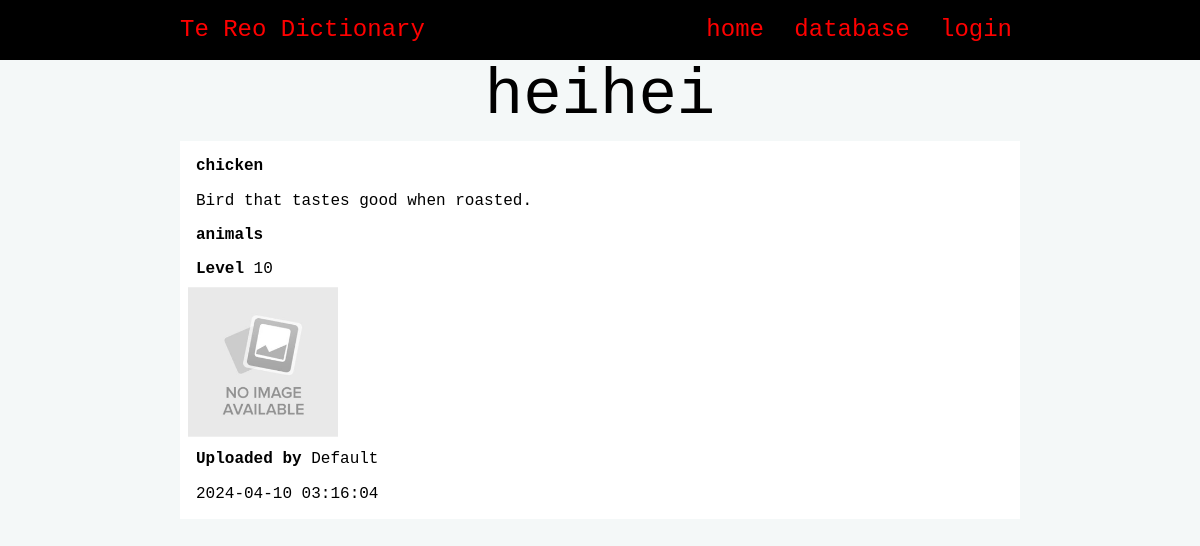
/entry/41, run on an earlier commit of the app's database.
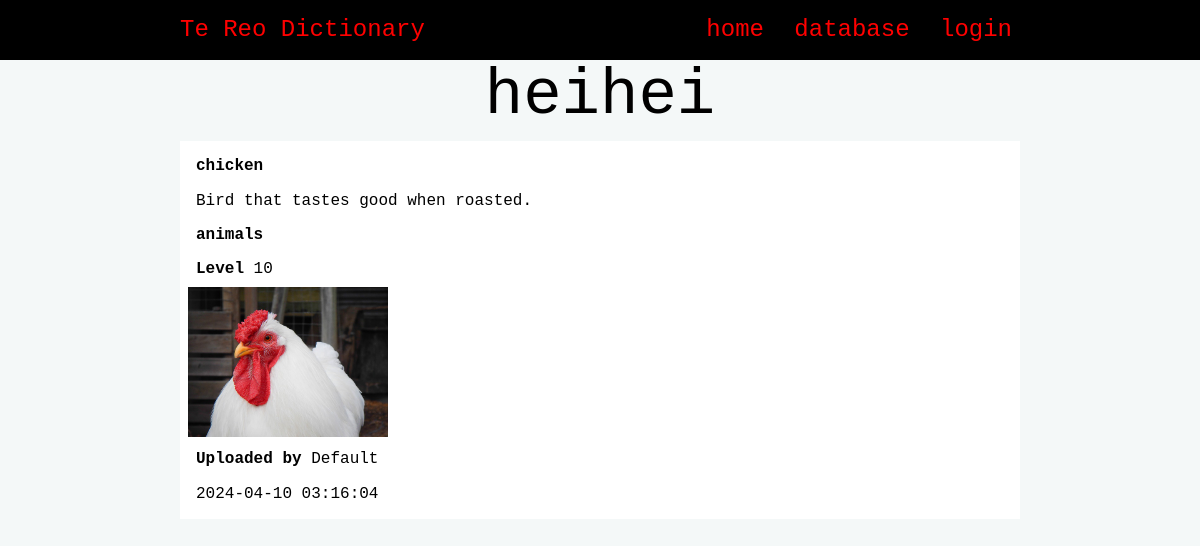
And on a later commit of the database.
### tables this page shows
CREATE TABLE "entries"
(
    id          integer                                not null
        primary key autoincrement
        unique,
    maori       varchar(85)                            not null,
    english     varchar(100)                           not null,
    definition  varchar(256) default 'Pending'         not null,
    level       tinyint                                not null,
    image       varchar(260) default 'noimage.png'     not null,
    category_id integer                                not null
        constraint entries_category_id_fk
            references categories,
    user_id     integer      default 1
        constraint entries_user_id_fk
            references users,
    date        datetime     default current_timestamp not null
);

CREATE TABLE "categories"
(
    id      integer                            not null
        primary key autoincrement
        unique,
    name    varchar(60)                        not null
        unique,
    user_id integer  default 1
        constraint categories_user_id__fk
            references users,
    date    datetime default current_timestamp not null
);

CREATE TABLE "users"
(
    id       integer      not null
        primary key autoincrement
        unique,
    email    varchar(256) not null
        unique,
    password varchar(128) not null,
    f_name   varchar(60)  not null,
    l_name   varchar(60)  not null,
    type     tinyint default 0
);

### app.py (the view)
@app.route('/entry/<entry_id>')
def render_entry(entry_id):
    con = connect(DATABASE)
    query = """SELECT entries.id, entries.maori, entries.english, entries.definition, entries.level, categories.name, entries.image, users.f_name, users.l_name, entries.date
    FROM entries
    INNER JOIN categories ON entries.category_id=categories.id
    INNER JOIN users ON entries.user_id=users.id
    WHERE entries.id=?"""
    cur = con.cursor()
    cur.execute(query, (entry_id,))
    entry_info = cur.fetchone()
    con.close()
    print(entry_info)
    return render_template('entry.html', entry=entry_info)

### app.py (called while the page is built)
def connect(db_file):  # creates a connection with the database
    try:
        connection = sqlite3.connect(db_file)
        return connection
    except sqlite3.Error as e:
        print(e)
    return None

@app.context_processor
def login_context_processor():  # jinja context processor to check if you are logged in
    return dict(logged_in=logged_in)  # calls the logged_in function to jinja

def logged_in():  # checks whether you are logged in
    if session.get("email"):  # if email exists in session tuple
        return True
    else:
        return False

### templates/entry.html
{% extends "base.html" %}
{% block pageheading %}{{ entry[1] }}{% endblock %}
{% block main %}
    <div class="big-entry-box">
        <p class="entry-box-heading"><strong>{{ entry[2] }}</strong></p>
        <p class="entry-box-info">{{ entry[3] }}</p>
        <p class="entry-box-info"><strong>{{ entry[5] }}</strong></p>
        <p class="entry-box-info"><strong>Level </strong>{{ entry[4] }}</p>
        <img class="entry-box-image" src="/static/images/{{ entry[6] }}">
        <p class="entry-box-info"><strong>Uploaded by </strong>{{ entry[7] }} {{ entry[8] }}</p>
        <p class="entry-box-info">{{ entry[9] }}</p>
    </div>
{% endblock %}

### templates/base.html (shortened to what this page needs)
<!DOCTYPE html>
<html>
<head>
    <link rel="stylesheet" href="https://cdnjs.cloudflare.com/ajax/libs/normalize/8.0.1/normalize.css"/>
    <link href="{{ url_for('static', filename='style.css') }}" rel="stylesheet">
</head>
<body>
<nav>
    <div class="container">
        <div class="navbar-brand">Te Reo Dictionary</div>
        <div class="navbar-links">
            <a href="/">home</a>
            <a href="/database">database</a>
            {% if logged_in() %}
                <a href="/logout">logout</a>
            {% else %}
                <a href="/login">login</a>
            {% endif %}
        </div>
    </div>
</nav>
<div class="container">
    <header>
        <h1>{% block pageheading %}{% endblock %}</h1>
    </header>
    <main>
        {% block main %}
        {% endblock %}
    </main>
</div>
</body>
</html>

### static/style.css (style rules this page uses)
:root { --red: #FF0000; --dark-red: #a00808; --white: #FFFFFF; --light-gray: #F4F8F8; --gray: #c8caca; --dark-gray: #959696; --black: #000000; }
* { font-family: 'Monaco', monospace; padding: 0; margin: 0; box-sizing: border-box; }
body { background-color: var(--light-gray); }
.container { width: 70vw; margin: auto; }
.container::after { content: ""; clear: both; display: table; }
img { max-width: 100%; }
h1 { text-align: center; font-weight: 200; font-size: 4rem; margin: 0; }
nav { background-color: var(--black); text-align: center; font-size: 1.5rem; padding-top: 1rem; padding-bottom: 1rem; color: var(--red); }
.navbar-brand { display: inline; float: left; }
.navbar-links { display: inline; float: right; }
nav a { padding: 0 0.5rem; font-size: 1.5rem; }
a, a:visited { color: var(--red); text-decoration: none; }
.big-entry-box { width: 100%; background: var(--white); border: 0 solid var(--gray); color: var(--black); margin-top: 0.5rem; padding: 0.5rem; }
.entry-box-heading { padding: 0.5rem; }
.entry-box-image { height: 150px; overflow: hidden; }
.entry-box-info { padding: 0.5rem; }

What changed in the data, as far as the page shows it:
changed entries "heihei": image: picture added in place of a placeholder
